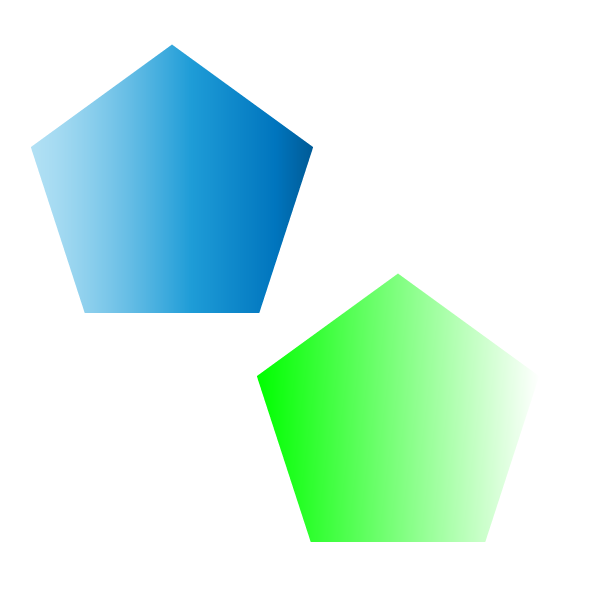
#> input picture task2_2.png, 600 x 600 px
$ python xy.py
#> lines starting #> are read from the running program, lines starting #| are printed output that depends on the picture; after the words box and inside, x2 and y2 are one past the last pixel; in counts of white or black regions, pixels touching at a corner belong together
import numpy as np
import cv2
import csv

#import image
img = cv2.imread('task2_2.png')
#> img is the input picture: shape (600, 600, 3); mean B, G, R 230.8, 242.1, 208.7

#make mask
def mask(image):
    image_hsv = cv2.cvtColor(image, cv2.COLOR_BGR2HSV) #RGB to HSV
#> image_hsv: shape (600, 600, 3); mean H, S, V 23.4, 45.2, 249.5
    #setting threshold
    grade_min = np.array([0, 1, 1], np.uint8)
    grade_max = np.array([179, 255, 255], np.uint8)

    threshold_img = cv2.inRange(image_hsv, grade_min, grade_max) #binarization using threshold
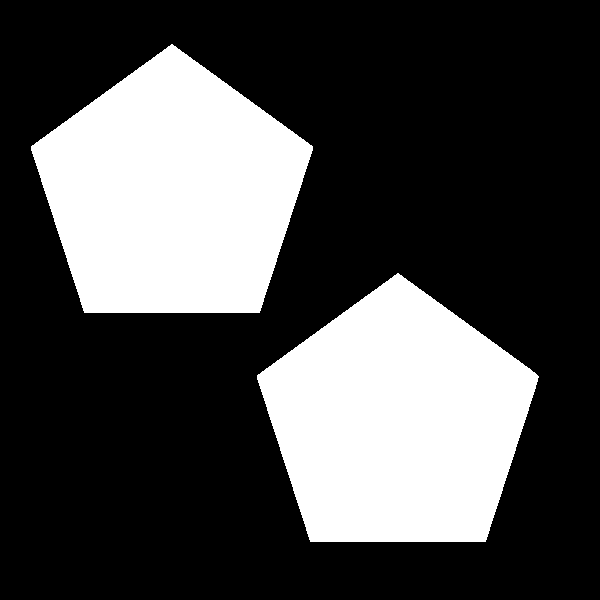
#> threshold_img: shape (600, 600); 29.3% white; 2 white regions, box (x1, y1, x2, y2) and area: (31, 44, 313, 313) 52730, (257, 273, 539, 542) 52723
    threshold_img = cv2.cvtColor(threshold_img, cv2.COLOR_GRAY2RGB) #HSV to RGB
#> threshold_img: shape (600, 600, 3); 29.3% white; 2 white regions

    return(threshold_img)


img1 = mask(img)
#make binary image
imbinary = cv2.cvtColor(img1, cv2.COLOR_BGR2GRAY)
ret, thresh = cv2.threshold(imbinary, 15, 255, cv2.THRESH_BINARY)

#detect the edge of image
contours, hierarchy = cv2.findContours(thresh, cv2.RETR_LIST, cv2.CHAIN_APPROX_NONE)
#> contours = 2 contours; box (x1, y1, x2, y2) and area: (31, 44, 313, 313) 52335, (257, 273, 539, 542) 52328
print("Number of Contours = "+ str(len(contours)))
#| Number of Contours = 2

for i in range(len(contours)):
    print(contours[i])  #print (x,y) of the edge

    #make csv file of (x,y) of the edge
    with open('xy3.csv', 'w') as file:
        for j in contours[i]:
            print(j[0])
            writer = csv.writer(file, lineterminator='\n')
            writer.writerows(j)
#> this loop made 2 passes
#> (printed output is left out)

cv2.drawContours(img, contours, -1, (0, 255, 0), 3) #draw edge line
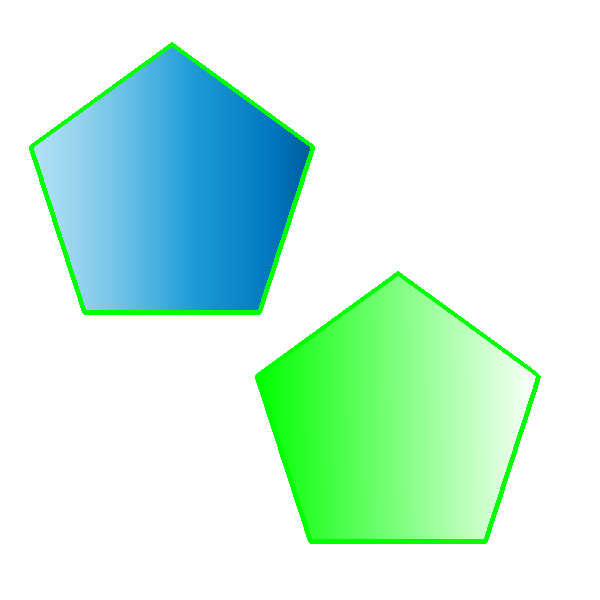
#> img: shape (600, 600, 3); 2.18% of pixels changed, all inside (x1, y1, x2, y2) = (29, 42, 541, 544)
cv2.imshow('Image', img)
cv2.imshow('Image BINARY', imbinary)


cv2.waitKey(0)
cv2.destroyAllWindows()

$ run again, with task2_3.png copied over task2_2.png
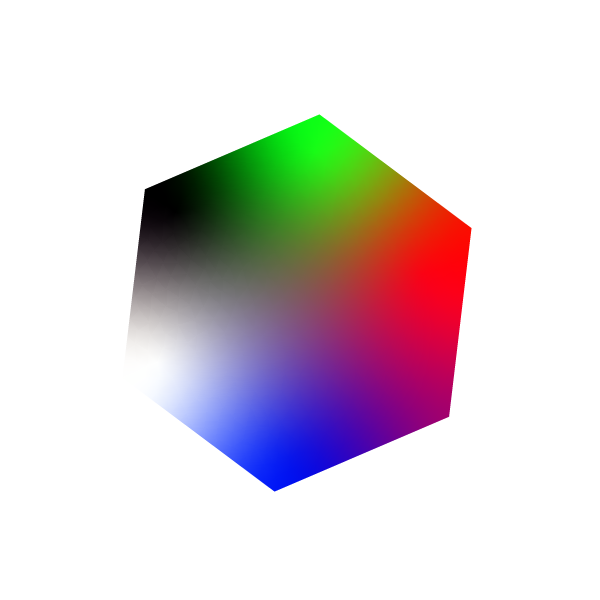
#> input picture task2_3.png, 600 x 600 px
#> img is the input picture: shape (600, 600, 3); mean B, G, R 215.7, 212.2, 220.1
#> image_hsv: shape (600, 600, 3); mean H, S, V 26, 42.8, 233.1
#> in mask, `threshold_img = cv2.inRange(image_hsv, grade_min, grade_max)`:
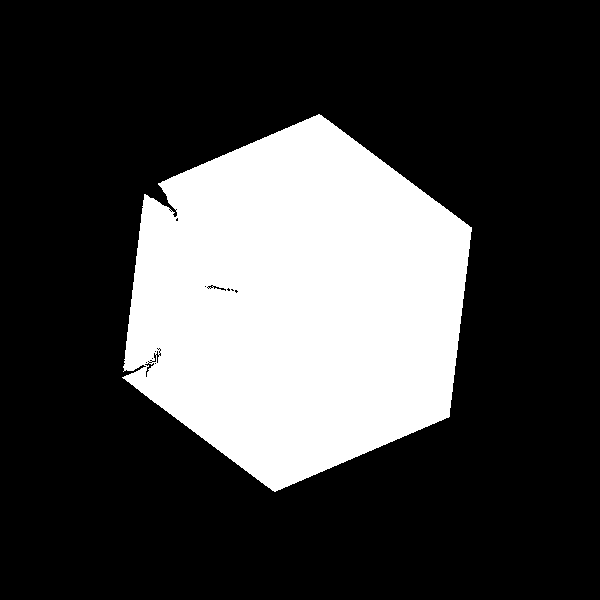
#> threshold_img: shape (600, 600); 26% white; 1 white region, box (x1, y1, x2, y2) and area: (122, 114, 472, 492) 93695
#> contours = 31 contours, 26 with area under 20; largest, box (x1, y1, x2, y2) and area: (122, 114, 472, 492) 93276, (144, 362, 155, 378) 54, (212, 285, 227, 292) 36, (155, 350, 160, 364) 27, (151, 352, 157, 363) 26
#| Number of Contours = 31
#> the loop `for i in range(len(contours)):` made 31 passes
#> (printed output is left out)
#> `cv2.drawContours(img, contours, -1, (0, 255, 0), 3)`:
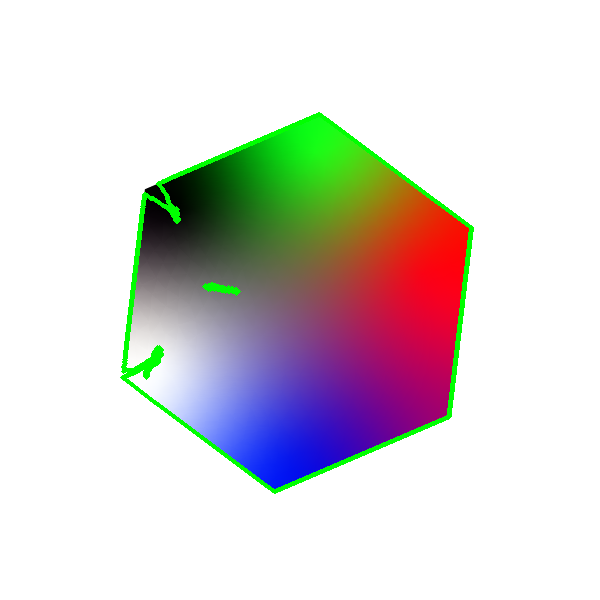
#> img: shape (600, 600, 3); 1.72% of pixels changed, all inside (x1, y1, x2, y2) = (120, 112, 474, 494)

$ run again, with task2_4.png copied over task2_2.png
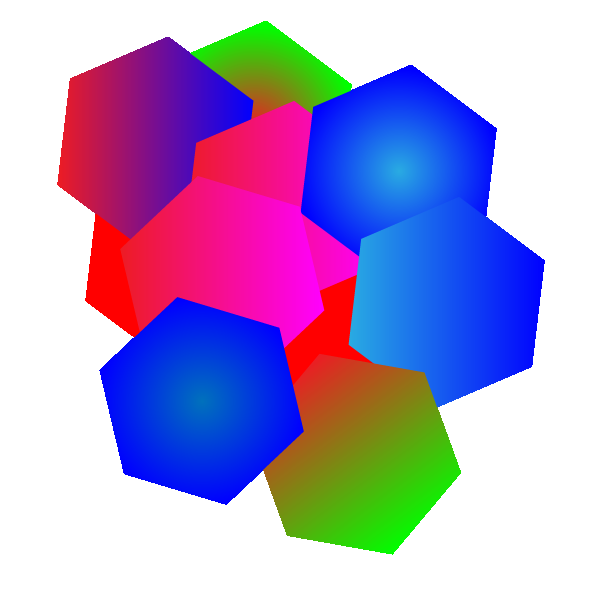
#> input picture task2_4.png, 601 x 601 px
#> img is the input picture: shape (601, 601, 3); mean B, G, R 204.4, 159.1, 175.9
#> image_hsv: shape (601, 601, 3); mean H, S, V 54, 119.9, 237.6
#> in mask, `threshold_img = cv2.inRange(image_hsv, grade_min, grade_max)`:
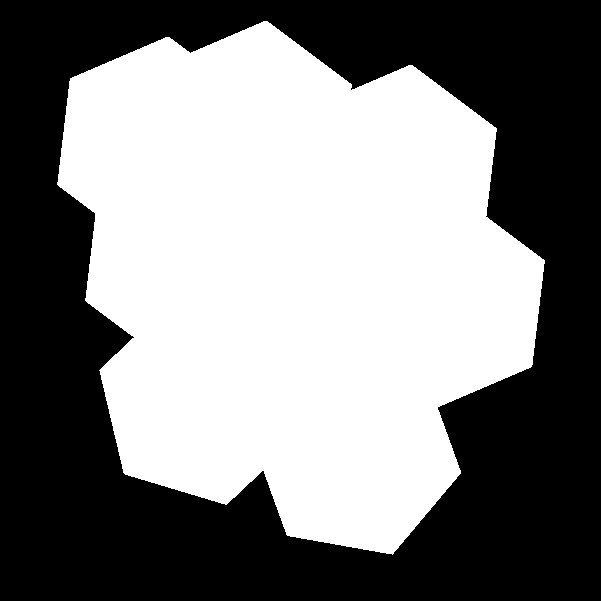
#> threshold_img: shape (601, 601); 50.2% white; 1 black region, box (x1, y1, x2, y2) and area: (0, 0, 601, 601) 179789
#> contours = 1 contour; box (x1, y1, x2, y2) and area: (57, 21, 545, 555) 180584
#| Number of Contours = 1
#> the loop `for i in range(len(contours)):` made 1 pass
#> (printed output is left out)
#> `cv2.drawContours(img, contours, -1, (0, 255, 0), 3)`:
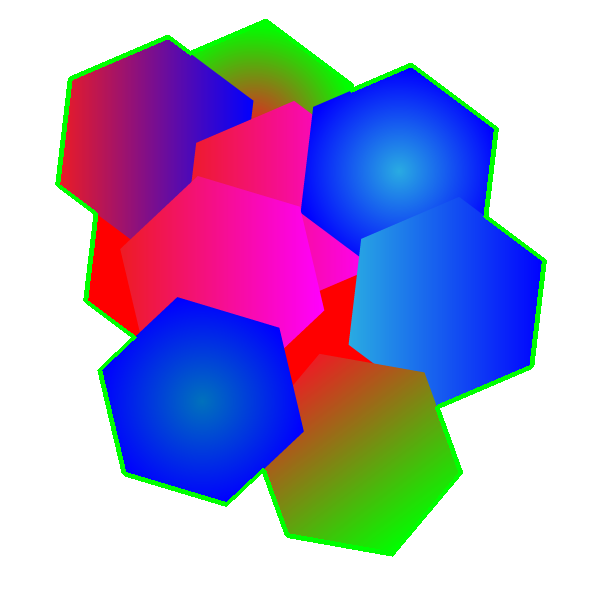
#> img: shape (601, 601, 3); 2.26% of pixels changed, all inside (x1, y1, x2, y2) = (55, 19, 547, 557)
